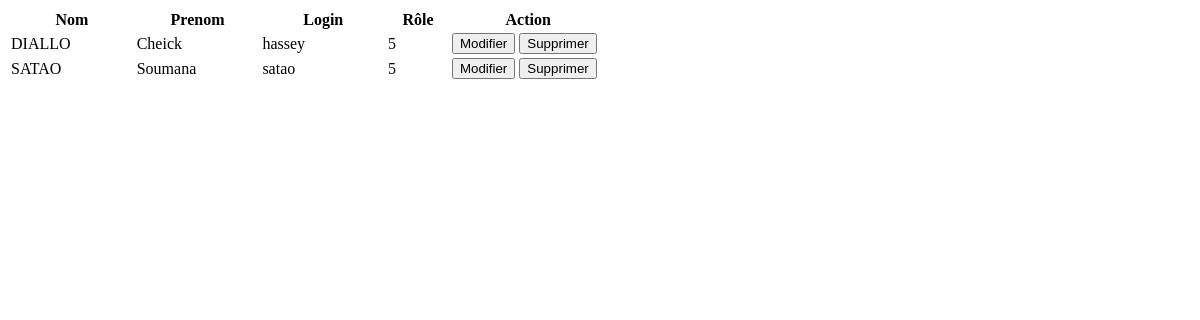
/user_fetch.php, run on the app's committed database.
### tables this page shows
CREATE TABLE `users` (
  `id_personnel` int(11) NOT NULL,
  `username` varchar(65) NOT NULL,
  `password` varchar(255) NOT NULL,
  `role` int(11) NOT NULL,
  `nom` varchar(65) DEFAULT NULL,
  `prenom` varchar(65) DEFAULT NULL,
  `email` varchar(100) DEFAULT NULL,
  `ajouter_par` int(11) DEFAULT NULL,
  `created_at` datetime DEFAULT current_timestamp()
);

### user_fetch.php (the view, shortened to what this page needs)
<link rel="stylesheet" href="plugins/datatables-bs4/css/dataTables.bootstrap4.css">
<?php
include('includes/db_connexion.php');
$query ="SELECT * FROM users";
$statement = $connect->prepare($query);
$statement->execute();
$result = $statement->fetchAll();
$total_row = $statement->rowCount();
$output = '
<table id="user" class="table table-bordered table-hover">
<thead>
	<tr>
		<th width="20%">Nom</th>
		<th width="20%">Prenom</th>
		<th width="20%">Login</th>
		<th width="10%">Rôle</th>
		<th width="25%">Action</th>
	</tr>
</thead>
<tbody>
';
if ($total_row > 0)
{
	foreach ($result as $row)
	{
		$output .='
		<tr>
			<td>'.$row["nom"].'</td>
			<td>'.$row["prenom"].'</td>
			<td>'.$row["username"].'</td>
			<td>'.$row["role"].'</td>
			<td>
				<button type="button" name="edit" class="btn btn-primary btn-sm edit" id="'.$row["id_personnel"].'"><span class="glyphicon glyphicon-edit" aria-hidden="true"> Modifier</span></button>
				<button type="button" name="delete" class="btn btn-danger btn-sm delete" id="'.$row["id_personnel"].'"><span class="glyphicon glyphicon-trash">Supprimer</span></button>
			</td>
		</tr>
		';
	}
}
else
{
	$output .='<tr>
		<td colspan="6" align="center">Pas de données</td>
	</tr>
	';
}
$output .='</tbody></table>';
echo $output;
?>

### data on the page
users: nom "DIALLO", prenom "Cheick", username "hassey", role "5"
users: nom "SATAO", prenom "Soumana", username "satao", role "5"
